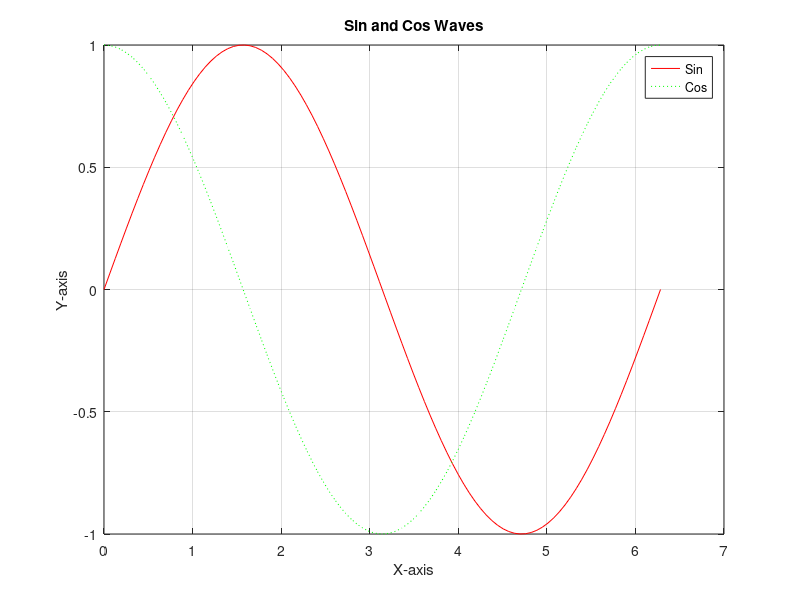

Reproduce this figure in MATLAB.
t=linspace(0,2*pi,100);
plot(t,sin(t),"r",t,cos(t),"g:");
xlabel("X-axis");
ylabel("Y-axis");
title("Sin and Cos Waves");
grid on;
legend("Sin","Cos");
